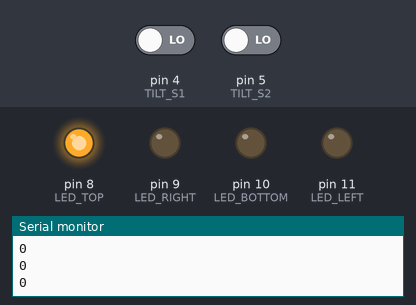
The sketch below on a simulated Arduino Uno, built with avr-gcc and run on an emulated ATmega328P. Shown: output pins drawn as LEDs (lit = HIGH), the last lines printed to the serial monitor. The inputs (shaded band) are chosen by the test bench; at power-on: pin 4 (TILT_S1) LOW, pin 5 (TILT_S2) LOW.

Above: at 1.2 s.
1.3 s: pin 4 (TILT_S1) driven HIGH
At 2.0 s:
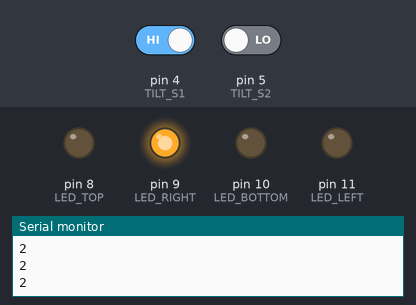
2.9 s: pin 5 (TILT_S2) driven HIGH
At 4.2 s:
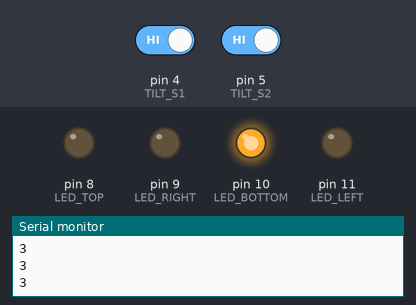
4.5 s: pin 4 (TILT_S1) driven LOW
At 5.6 s:
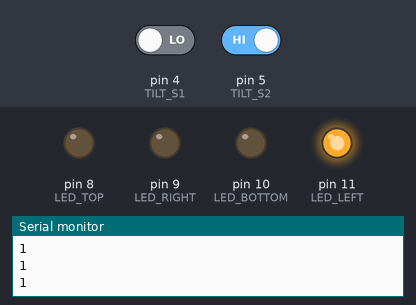
6.1 s: pin 5 (TILT_S2) driven LOW
At 6.9 s:
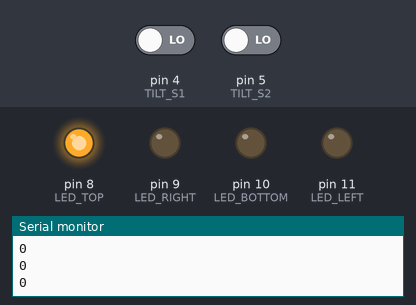
Timing chart, 0 to 8.7 s (numbered marks = the images above; inputs shaded):
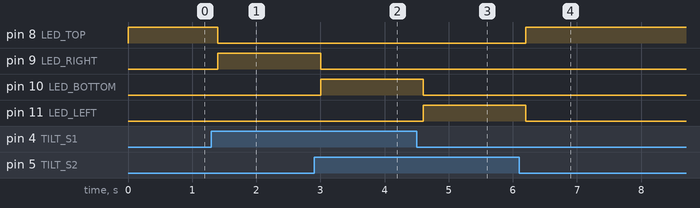

Measured:
- after the input at 1.3 s, pin 8 (LED_TOP): HIGH → LOW after 0.10 s; pin 9 (LED_RIGHT): LOW → HIGH after 0.10 s
- after the input at 2.9 s, pin 9 (LED_RIGHT): HIGH → LOW after 0.10 s; pin 10 (LED_BOTTOM): LOW → HIGH after 0.10 s
- after the input at 4.5 s, pin 10 (LED_BOTTOM): HIGH → LOW after 0.10 s; pin 11 (LED_LEFT): LOW → HIGH after 0.10 s
- after the input at 6.1 s, pin 8 (LED_TOP): LOW → HIGH after 0.10 s; pin 11 (LED_LEFT): HIGH → LOW after 0.10 s

The sketch:

RPI_1031_sample_code.ino
```cpp
/*
  e-Gizmo RPI-1031 4-Direction Sensor

  This is a sample sketch for Tilt direction sensor
  to display the sensor output positions.

  For the RPI-1031 - http://www.sparkfun.com/products/10621

  Modified by e-Gizmo Mechatronix Central
  http://www.e-gizmo.com
  July 18,2017

*/

#define TILT_S1 4
#define TILT_S2 5
#define LED_TOP 8
#define LED_RIGHT 9
#define LED_BOTTOM 10
#define LED_LEFT 11

void setup(){
  Serial.begin(9600);
  pinMode(TILT_S1, INPUT);
  pinMode(TILT_S2, INPUT);
  pinMode(LED_TOP, OUTPUT);
  pinMode(LED_RIGHT, OUTPUT);
  pinMode(LED_BOTTOM, OUTPUT);
  pinMode(LED_LEFT, OUTPUT);
}

void loop(){
  int position = GET_TILT_POSITION();
  Serial.println(position);
  //TOP
  if(position == 0)
  {
    digitalWrite(LED_TOP, HIGH);
    digitalWrite(LED_RIGHT, LOW);
    digitalWrite(LED_BOTTOM, LOW);
    digitalWrite(LED_LEFT, LOW);
  }
  //RIGHT
  if(position == 2)
  {
    digitalWrite(LED_TOP, LOW);
    digitalWrite(LED_RIGHT, HIGH);
    digitalWrite(LED_BOTTOM, LOW);
    digitalWrite(LED_LEFT, LOW);
  }
  //LEFT
   if(position == 1)
  {
    digitalWrite(LED_TOP, LOW);
    digitalWrite(LED_RIGHT, LOW);
    digitalWrite(LED_BOTTOM, LOW);
    digitalWrite(LED_LEFT, HIGH);
  }
  //BOTTOM
   if(position == 3)
  {
    digitalWrite(LED_TOP, LOW);
    digitalWrite(LED_RIGHT, LOW);
    digitalWrite(LED_BOTTOM, HIGH);
    digitalWrite(LED_LEFT, LOW);
  }
  delay(200); //DELAY
}

int GET_TILT_POSITION(){
  int S1 = digitalRead(TILT_S1);
  int S2 = digitalRead(TILT_S2);
  return (S1 << 1) | S2; //BITWISE MATH
}
```
